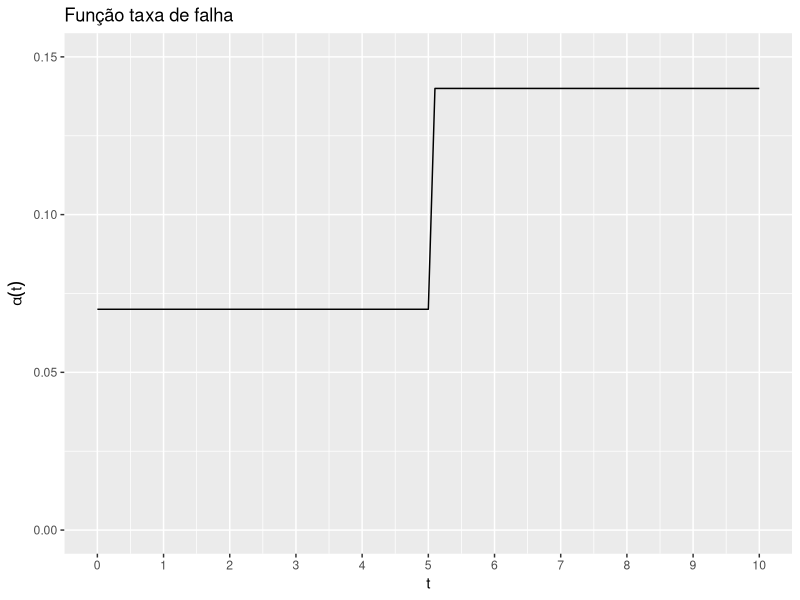
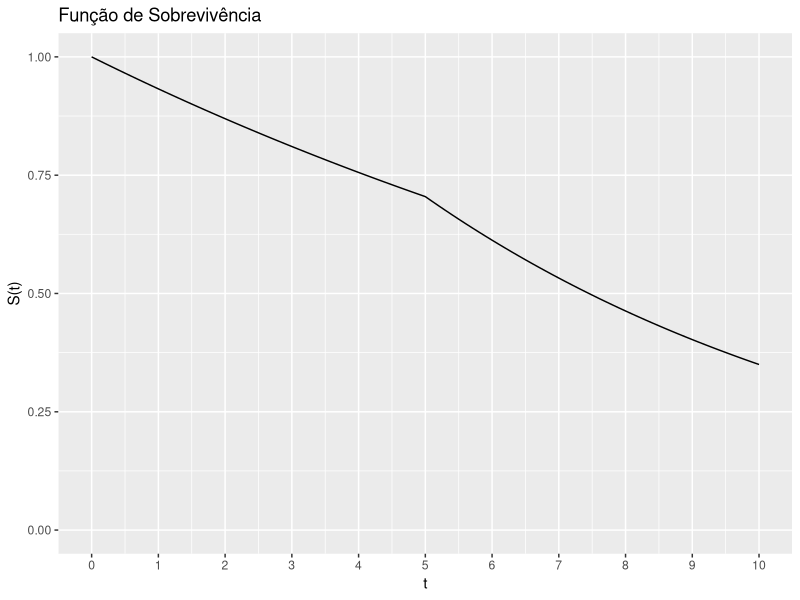
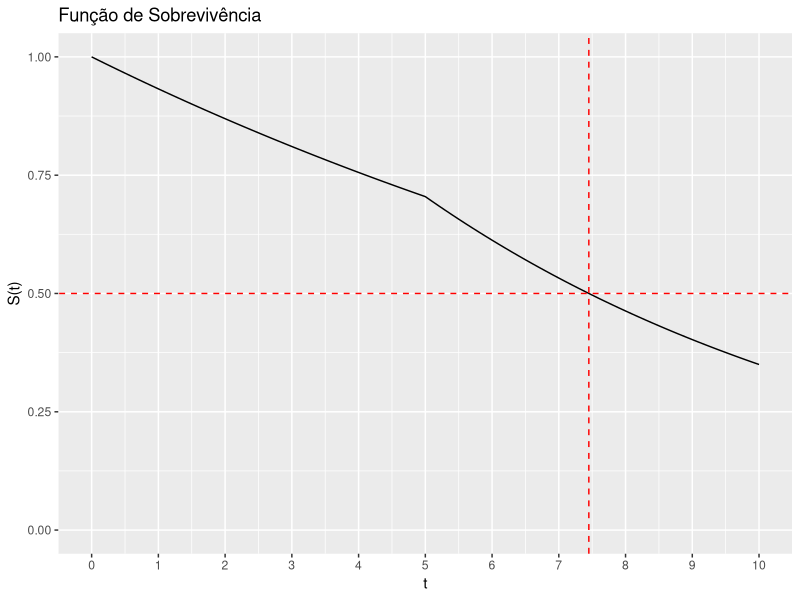
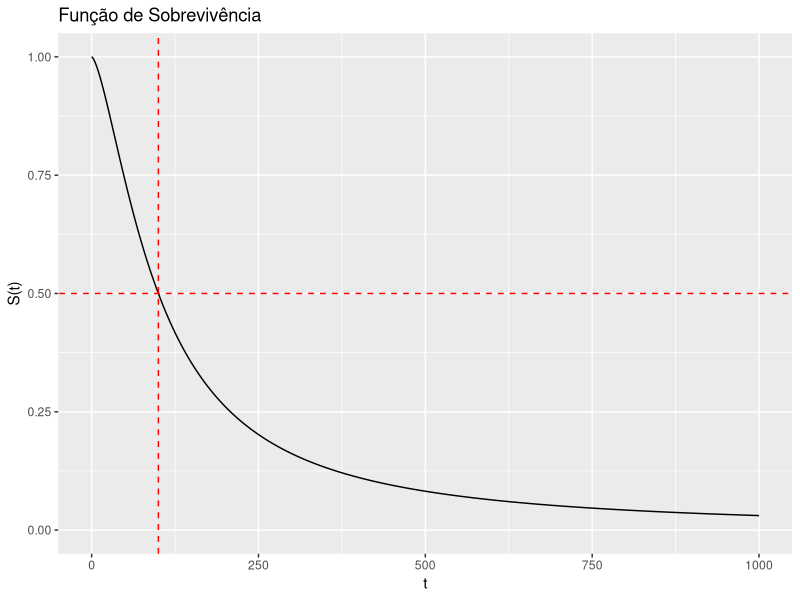
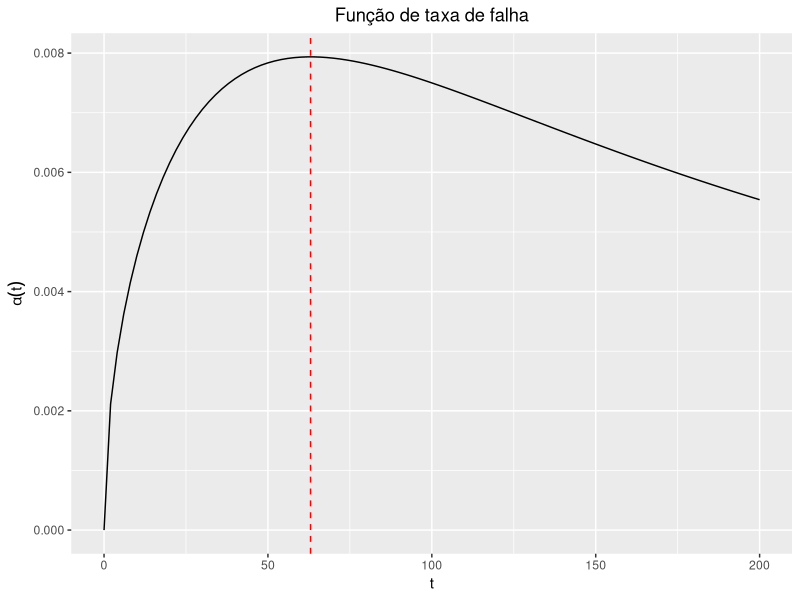
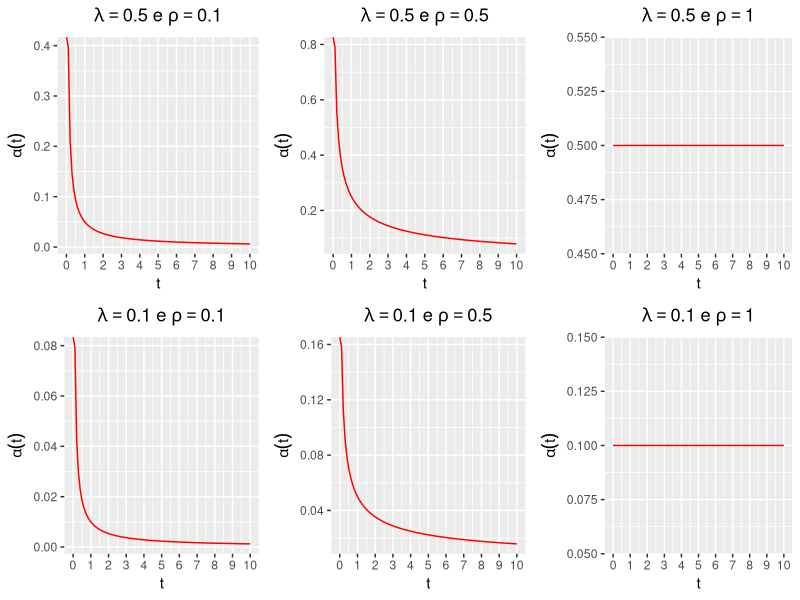
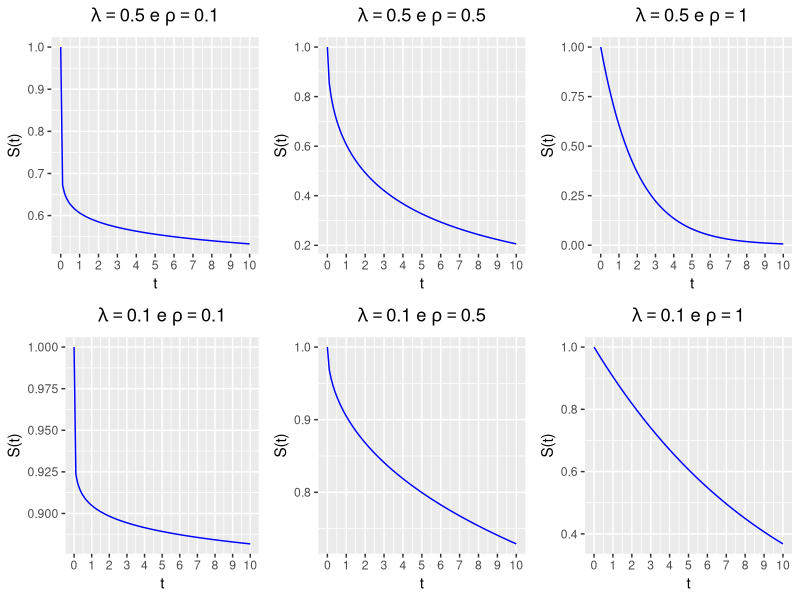
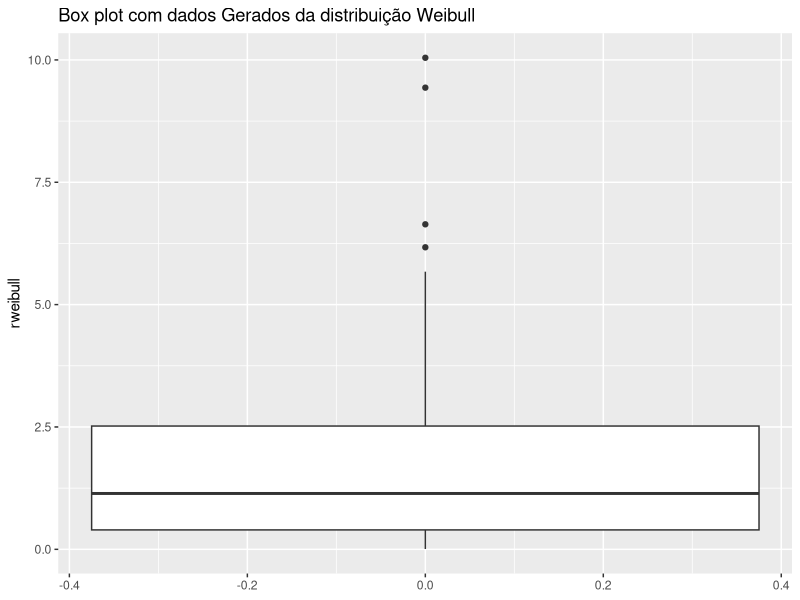

Here is the R script that generated these plots, in order:
## ---- chunk 1
library(ggplot2)

alpha <- function(t){
  l <- vector()
  for(i in 1:length(t)){
    if(t[i]>=0 & t[i]<=5){
      l[i]=0.07
    }
    else {
      l[i]=0.14
    }
  }
  return(l)
}

t <- data.frame(t=seq(0,10,0.1))

ggplot(t, aes(x=t)) + 
  stat_function(fun = alpha) +
  scale_y_continuous(limits = c(0,0.15)) +
  scale_x_continuous(breaks = seq(0,10)) +
  labs(y = expression(alpha(t)), 
       x = "t",
       title = "Função taxa de falha") 

## ---- chunk 2
Alpha <- vector()
for(i in 1:length(t$t)){
  Alpha[i]=integrate(alpha,0,t$t[i])$value
}

S <- data.frame(S=exp(-Alpha),t=t$t)

ggplot(S, aes(x=t,y=S)) + 
  geom_line() +
  scale_y_continuous(limits = c(0,1)) +
  scale_x_continuous(limits = c(0,10),breaks = seq(0,10)) +
  labs(y = "S(t)", 
       x = "t",
       title = "Função de Sobrevivência") 

## ---- chunk 3
ggplot(S, aes(x=t,y=S)) + 
  geom_line() +
  scale_y_continuous(limits = c(0,1)) +
  scale_x_continuous(limits = c(0,10),breaks = seq(0,10)) +
  labs(y = "S(t)", 
       x = "t",
       title = "Função de Sobrevivência")+
  geom_abline(intercept = 0.5, slope = 0, color = "red", lty=2)+
  geom_vline(xintercept = 7.45, color = "red",lty=2)
## ---- chunk 4
S_4 <- function(t,l,a){
  S <- vector()
  for(i in 1:length(t)){
    S[i] <- 1/(1+l*t[i]^a)
  }
  return(S)
}
## ---- chunk 5
S_4(50,0.001,1.5)
## ---- chunk 6
S_4(100,0.001,1.5)
## ---- chunk 7
S_4(150,0.001,1.5)
## ---- chunk 8
S <- function(t,l,a){
  S <- vector()
  for(i in 1:length(t)){
    S[i] <- 1/(1+l*t[i]^a)
  }
  return(S)
}

t <- seq(0,1000,0.1)
S <-S_4(t,0.001,1.5)

dad <- data.frame(t, S)
ggplot(dad, aes(x=t,y=S)) + 
  geom_line() +
  scale_y_continuous(limits = c(0,1)) +
  scale_x_continuous(limits = c(0,1000)) +
  labs(y = "S(t)", 
       x = "t",
       title = "Função de Sobrevivência")+
  geom_abline(intercept = 0.5, slope = 0, color = "red", lty=2)+
  geom_vline(xintercept = 100, color = "red",lty=2)
## ---- chunk 9
library(ggplot2)

# função taxa de taxa de falha
alpha_4 <- function(t,l,a){
  alfa <- vector()
  for(i in 1:length(t)){
    alfa[i] <- (a*l*t[i]^(a-1))/(1+l*t[i]^a)
  }
  return(alfa)
}

t1 <- data.frame(t1=seq(0,200,0.1))
ggplot(t1, aes(x=t1)) + 
  stat_function(fun = function(y) alpha_4(y,0.001,1.5)) +
  geom_vline(xintercept = 63,colour='red',lty=2) +
  theme(plot.title = element_text(hjust = 0.5)) +
  labs(y = bquote(alpha(t)), 
       x = "t",
       title = "Função de taxa de falha") 
## ---- chunk 10
R <- function(t){
  R <- vector()
  for(i in 1:length(t)){
    R[i] <- 1/(1+0.001*t[i]^1.5)
  }
  return(R)
}
integrate(R,0,Inf)
## ---- chunk 11
library(gridExtra)
library(ggplot2)

t <- data.frame(t=seq(0,10,0.1))

# função taxa de falha
alpha_5 <- function(t,l,p){
  alpha <- vector()
  for(i in 1:length(t)){
    alpha[i] <- (exp(-l*t[i]^p)*l*p*t[i]^(-1+p))/exp(-l*t[i]^p)
  }
  return(alpha)
}

plot1 <- ggplot(t, aes(x=t)) + 
  stat_function(fun = function(y) alpha_5(y,0.5,0.1),colour='red') +
  scale_x_continuous(breaks = seq(0,10)) +
  theme(plot.title = element_text(hjust = 0.5)) +
  labs(y = bquote(alpha(t)), 
       x = "t",
       title = bquote(lambda == 0.5 ~ 'e' ~ rho == 0.1)) 

plot2 <- ggplot(t, aes(x=t)) + 
  stat_function(fun = function(y) alpha_5(y,0.5,0.5),colour='red') +
  scale_x_continuous(breaks = seq(0,10)) +
  theme(plot.title = element_text(hjust = 0.5)) +
  labs(y = bquote(alpha(t)), 
       x = "t",
       title = bquote(lambda == 0.5 ~ 'e' ~ rho == 0.5)) 

plot3 <- ggplot(t, aes(x=t)) + 
  stat_function(fun = function(y) alpha_5(y,0.5,1),colour='red') +
  scale_x_continuous(breaks = seq(0,10)) +
  theme(plot.title = element_text(hjust = 0.5)) +
  labs(y = bquote(alpha(t)), 
       x = "t",
       title = bquote(lambda == 0.5 ~ 'e' ~ rho == 1)) 

plot4 <- ggplot(t, aes(x=t)) + 
  stat_function(fun = function(y) alpha_5(y,0.1,0.1),colour='red') +
  scale_x_continuous(breaks = seq(0,10)) +
  theme(plot.title = element_text(hjust = 0.5)) +
  labs(y = bquote(alpha(t)), 
       x = "t",
       title = bquote(lambda == 0.1 ~ 'e' ~ rho == 0.1)) 

plot5 <- ggplot(t, aes(x=t)) + 
  stat_function(fun = function(y) alpha_5(y,0.1,0.5),colour='red') +
  scale_x_continuous(breaks = seq(0,10)) +
  theme(plot.title = element_text(hjust = 0.5)) +
  labs(y = bquote(alpha(t)), 
       x = "t",
       title = bquote(lambda == 0.1 ~ 'e' ~ rho == 0.5)) 

plot6 <- ggplot(t, aes(x=t)) + 
  stat_function(fun = function(y) alpha_5(y,0.1,1),colour='red') +
  scale_x_continuous(breaks = seq(0,10)) +
  theme(plot.title = element_text(hjust = 0.5)) +
  labs(y = bquote(alpha(t)), 
       x = "t",
       title = bquote(lambda == 0.1 ~ 'e' ~ rho == 1)) 

grid.arrange(plot1, plot2, plot3,
             plot4, plot5, plot6, ncol=3,nrow=2)

## ---- chunk 12
library(gridExtra)
library(ggplot2)

# função taxa de sobrevivência
S_5 <- function(t,l,p){
  S <- vector()
  for(i in 1:length(t)){
    S[i] <- exp(-l*t[i]^p)
  }
  return(S)
}

plot1 <- ggplot(t, aes(x=t)) + 
  stat_function(fun = function(y) S_5(y,0.5,0.1),colour='blue') +
  scale_x_continuous(breaks = seq(0,10)) +
  theme(plot.title = element_text(hjust = 0.5)) +
  labs(y = "S(t)", 
       x = "t",
       title = bquote(lambda == 0.5 ~ 'e' ~ rho == 0.1)) 

plot2 <- ggplot(t, aes(x=t)) + 
  stat_function(fun = function(y) S_5(y,0.5,0.5),colour='blue') +
  scale_x_continuous(breaks = seq(0,10)) +
  theme(plot.title = element_text(hjust = 0.5)) +
  labs(y = "S(t)", 
       x = "t",
       title = bquote(lambda == 0.5 ~ 'e' ~ rho == 0.5)) 

plot3 <- ggplot(t, aes(x=t)) + 
  stat_function(fun = function(y) S_5(y,0.5,1),colour='blue') +
  scale_x_continuous(breaks = seq(0,10)) +
  theme(plot.title = element_text(hjust = 0.5)) +
  labs(y = "S(t)", 
       x = "t",
       title = bquote(lambda == 0.5 ~ 'e' ~ rho == 1)) 

plot4 <- ggplot(t, aes(x=t)) + 
  stat_function(fun = function(y) S_5(y,0.1,0.1),colour='blue') +
  scale_x_continuous(breaks = seq(0,10)) +
  theme(plot.title = element_text(hjust = 0.5)) +
  labs(y = "S(t)", 
       x = "t",
       title = bquote(lambda == 0.1 ~ 'e' ~ rho == 0.1)) 

plot5 <- ggplot(t, aes(x=t)) + 
  stat_function(fun = function(y) S_5(y,0.1,0.5),colour='blue') +
  scale_x_continuous(breaks = seq(0,10)) +
  theme(plot.title = element_text(hjust = 0.5)) +
  labs(y = "S(t)", 
       x = "t",
       title = bquote(lambda == 0.1 ~ 'e' ~ rho == 0.5)) 

plot6 <- ggplot(t, aes(x=t)) + 
  stat_function(fun = function(y) S_5(y,0.1,1),colour='blue') +
  scale_x_continuous(breaks = seq(0,10)) +
  theme(plot.title = element_text(hjust = 0.5)) +
  labs(y = "S(t)", 
       x = "t",
       title = bquote(lambda == 0.1 ~ 'e' ~ rho == 1)) 
  
grid.arrange(plot1, plot2, plot3,
             plot4, plot5, plot6, ncol=3,nrow=2)
## ---- chunk 13
set.seed(4)
rweibull <- data.frame(W = rweibull(100,shape = 1, scale = 2))
ggplot(rweibull, aes(y=W)) + 
  geom_boxplot()+
  labs(y = "rweibull",
       title = "Box plot com dados Gerados da distribuição Weibull")

ggplot(rweibull, aes(x = W)) + 
  geom_histogram(aes(y =..density..),
                 breaks = seq(0, 10, by = 0.4), 
                 colour = "black", 
                 fill = "white")+
  stat_function(fun = dweibull,
                args = list(shape = 1, scale = 2))

## ---- chunk 14
dat <- data.frame(t=knots(ecdf(rweibull$W)),
                  S=1-ecdf(rweibull$W)(knots(ecdf(rweibull$W))))

ggplot(dat,aes(x=t, y=S)) +
  geom_step() +
  stat_function(fun = function(y) S_5(y,0.5,1),colour='blue') +
  scale_x_continuous(breaks = seq(0,10)) +
  theme(plot.title = element_text(hjust = 0.5)) +
  labs(y = "S(t)", 
       x = "t",
       title = 'Função de sobrevivência') 
## ---- chunk 15
ggplot(rweibull, aes(sample = W)) +
  stat_qq(distribution = qweibull,dparams = list(shape = 1, scale = 2)) +
  stat_qq_line(distribution = qweibull, dparams = list(shape = 1, scale = 2))+
  ggtitle("QQ-Plot Weibull")
## ---- chunk 16
rweibull2 <- data.frame(W_pad=(rweibull$W-mean(rweibull$W))/sd(rweibull$W))

ggplot(rweibull2, aes(sample = W_pad)) + 
  stat_qq(distribution = qnorm) + 
  stat_qq_line(distribution = qnorm) + 
  ggtitle("QQ-Plot Normal")
## ---- chunk 17
set.seed(4)
rweibull <- data.frame(W = rweibull(40,shape = 1, scale = 2))

ggplot(rweibull, aes(sample = W)) +
  stat_qq(distribution = qweibull,dparams = list(shape = 1, scale = 2)) +
  stat_qq_line(distribution = qweibull, dparams = list(shape = 1, scale = 2))+
  ggtitle("QQ-Plot Weibull")
## ---- chunk 18
rweibull2 <- data.frame(W_pad=(rweibull$W-mean(rweibull$W))/sd(rweibull$W))

ggplot(rweibull2, aes(sample = W_pad)) + 
  stat_qq(distribution = qnorm) + 
  stat_qq_line(distribution = qnorm) + 
  ggtitle("QQ-Plot Normal")
## ---- chunk 19
set.seed(4)
rweibull <- data.frame(W = rweibull(300,shape = 1, scale = 2))

ggplot(rweibull, aes(sample = W)) +
  stat_qq(distribution = qweibull,dparams = list(shape = 1, scale = 2)) +
  stat_qq_line(distribution = qweibull, dparams = list(shape = 1, scale = 2))+
  ggtitle("QQ-Plot Weibull")
## ---- chunk 20
rweibull2 <- data.frame(W_pad=(rweibull$W-mean(rweibull$W))/sd(rweibull$W))

ggplot(rweibull2, aes(sample = W_pad)) + 
  stat_qq(distribution = qnorm) + 
  stat_qq_line(distribution = qnorm) + 
  ggtitle("QQ-Plot Normal")
## ---- chunk 21
set.seed(4)
rweibull <- data.frame(W = rweibull(1200,shape = 1, scale = 2))

ggplot(rweibull, aes(sample = W)) +
  stat_qq(distribution = qweibull,dparams = list(shape = 1, scale = 2)) +
  stat_qq_line(distribution = qweibull, dparams = list(shape = 1, scale = 2))+
  ggtitle("QQ-Plot Weibull")
## ---- chunk 22
rweibull2 <- data.frame(W_pad=(rweibull$W-mean(rweibull$W))/sd(rweibull$W))

ggplot(rweibull2, aes(sample = W_pad)) + 
  stat_qq(distribution = qnorm) + 
  stat_qq_line(distribution = qnorm) + 
  ggtitle("QQ-Plot Normal")
